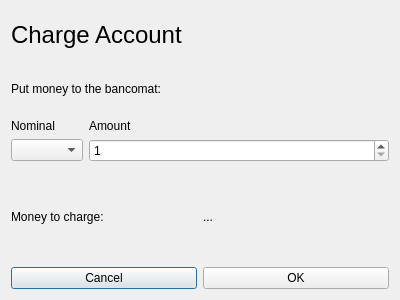
<?xml version="1.0" encoding="UTF-8"?>
<ui version="4.0">
 <class>ChargeAccount</class>
 <widget class="QDialog" name="ChargeAccount">
  <property name="geometry">
   <rect>
    <x>0</x>
    <y>0</y>
    <width>400</width>
    <height>300</height>
   </rect>
  </property>
  <property name="windowTitle">
   <string>Dialog</string>
  </property>
  <layout class="QHBoxLayout" name="horizontalLayout_4">
   <item>
    <layout class="QVBoxLayout" name="verticalLayout">
     <item>
      <widget class="QLabel" name="label">
       <property name="font">
        <font>
         <pointsize>18</pointsize>
        </font>
       </property>
       <property name="text">
        <string>Charge Account</string>
       </property>
       <property name="textFormat">
        <enum>Qt::MarkdownText</enum>
       </property>
      </widget>
     </item>
     <item>
      <layout class="QHBoxLayout" name="horizontalLayout_2">
       <item>
        <widget class="QLabel" name="label_2">
         <property name="text">
          <string>Put money to the bancomat:</string>
         </property>
        </widget>
       </item>
      </layout>
     </item>
     <item>
      <layout class="QFormLayout" name="formLayout">
       <item row="0" column="0">
        <widget class="QLabel" name="label_5">
         <property name="text">
          <string>Nominal</string>
         </property>
        </widget>
       </item>
       <item row="0" column="1">
        <widget class="QLabel" name="label_4">
         <property name="text">
          <string>Amount</string>
         </property>
        </widget>
       </item>
       <item row="1" column="0">
        <widget class="QComboBox" name="comboBox"/>
       </item>
       <item row="1" column="1">
        <widget class="QSpinBox" name="spinBox">
         <property name="minimum">
          <number>1</number>
         </property>
         <property name="value">
          <number>1</number>
         </property>
        </widget>
       </item>
      </layout>
     </item>
     <item>
      <spacer name="horizontalSpacer">
       <property name="orientation">
        <enum>Qt::Horizontal</enum>
       </property>
       <property name="sizeHint" stdset="0">
        <size>
         <width>40</width>
         <height>20</height>
        </size>
       </property>
      </spacer>
     </item>
     <item>
      <layout class="QHBoxLayout" name="horizontalLayout_3">
       <item>
        <widget class="QLabel" name="label_3">
         <property name="text">
          <string>Money to charge:</string>
         </property>
        </widget>
       </item>
       <item>
        <widget class="QLabel" name="moneyPut_label">
         <property name="text">
          <string>...</string>
         </property>
        </widget>
       </item>
      </layout>
     </item>
     <item>
      <spacer name="horizontalSpacer_2">
       <property name="orientation">
        <enum>Qt::Horizontal</enum>
       </property>
       <property name="sizeHint" stdset="0">
        <size>
         <width>40</width>
         <height>20</height>
        </size>
       </property>
      </spacer>
     </item>
     <item>
      <layout class="QHBoxLayout" name="horizontalLayout">
       <item>
        <widget class="QPushButton" name="cancel_pushButton">
         <property name="text">
          <string>Cancel</string>
         </property>
        </widget>
       </item>
       <item>
        <widget class="QPushButton" name="withdraw_pushButton">
         <property name="text">
          <string>OK</string>
         </property>
        </widget>
       </item>
      </layout>
     </item>
    </layout>
   </item>
  </layout>
 </widget>
 <resources/>
 <connections/>
</ui>
